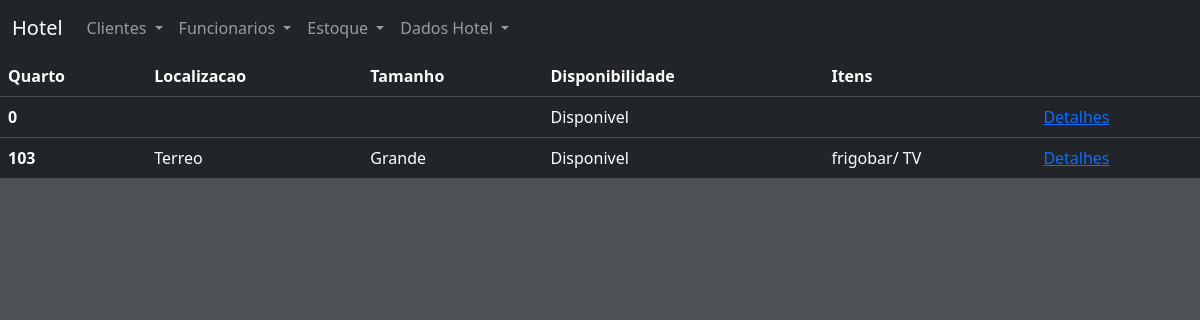
The page /quarto.php on the database its author committed.
### tables this page shows
CREATE TABLE `quartos` (
  `id` int(11) NOT NULL,
  `quarto` int(11) DEFAULT NULL,
  `localizacao` varchar(255) DEFAULT NULL,
  `tamanho` varchar(255) DEFAULT NULL,
  `disponivel` varchar(255) DEFAULT NULL,
  `itens` varchar(255) DEFAULT NULL
);

### class/classConexao.php (called while the page is built)
<?php
abstract class classConexao {
    protected function conectaDB(){
        try{
            $con = new PDO(
              "mysql: host=localhost; dbname=dbhotel",
              "root",
              "");
            return $con;
        } catch (PDOException $erro) {
            return $erro ->getMessage();
        }
    }
}

### class/classCrud.php (called while the page is built, shortened)
<?php
include 'C:\xampp\htdocs\controleHotel\class\classConexao.php';
class classCrud extends classConexao {
    private $crud;
    private function preparedStatements($query, $parametros){
        $this->crud = $this->conectaDB()->prepare($query);
        $this -> crud -> execute();
    }
    private function countParametros($parametros){
        $this-> contador =count($parametros);
    }
    public function selectDB($campos, $tabela, $condicao, $parametros) {
        $this->preparedStatements("SELECT {$campos} FROM {$tabela} {$condicao}", $parametros );
        return $this-> crud;
    }
}

### quarto.php (the view)
<?php
include_once 'includes/header.php';
include_once 'class/classCrud.php';
?>
<table class="table table-dark table-hover">
  <thead>
    <tr>
      <th scope="col">Quarto</th>
      <th scope="col">Localizacao</th>
      <th scope="col">Tamanho</th>
      <th scope="col">Disponibilidade</th>
      <th scope="col">Itens</th>
      <th scope="col"> </th>
    </tr>
    <?php
        $crud = new classCrud();
        $bFetch= $crud->selectDB(
           "*",
           "quartos",
           "",
           array()
        );
        while($fetch= $bFetch->fetch(PDO::FETCH_ASSOC)){
            ?>
  </thead>
  <tbody>
    <tr>
      <th scope="row"><?php echo $fetch['quarto'];?></th>
            <td><?php echo $fetch['localizacao'];?></td>
            <td><?php echo $fetch['tamanho'];?></td>
            <td><?php echo $fetch['disponivel'];?></td>
            <td><?php echo $fetch['itens'];?></td>
            <td> <a href="<?php echo "quartoDetalhe.php?id={$fetch['id']}"; ?>"> Detalhes  </a>
            </td>
    </tr>
    <?php
        }
        ?>
  </tbody>
</table>

### style.css (style rules this page uses)
* { margin: 0; padding: 0; box-sizing: border-box; }
body { background: #4d5154; }

### rows shown on the page
quartos: quarto "0", disponivel "Disponivel"
quartos: quarto "103", localizacao "Terreo", tamanho "Grande", disponivel "Disponivel", itens "frigobar/ TV"
